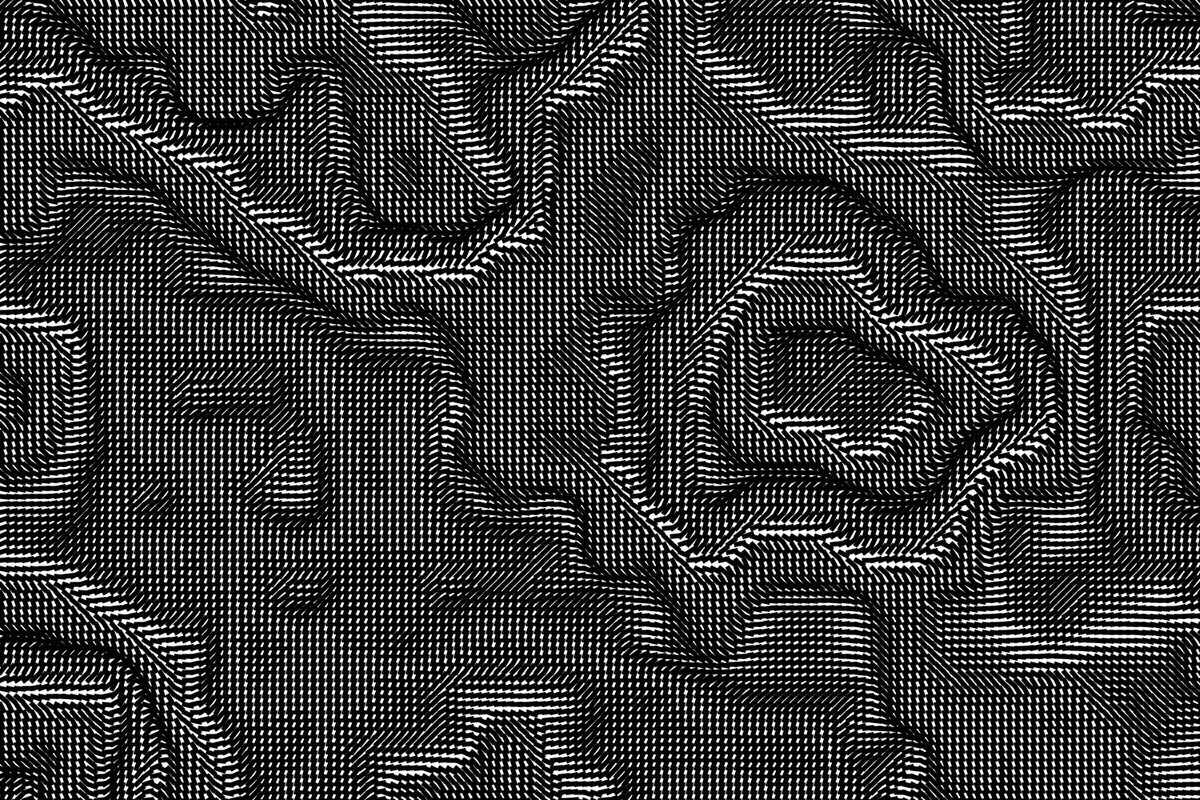
Frame 1 (no input)
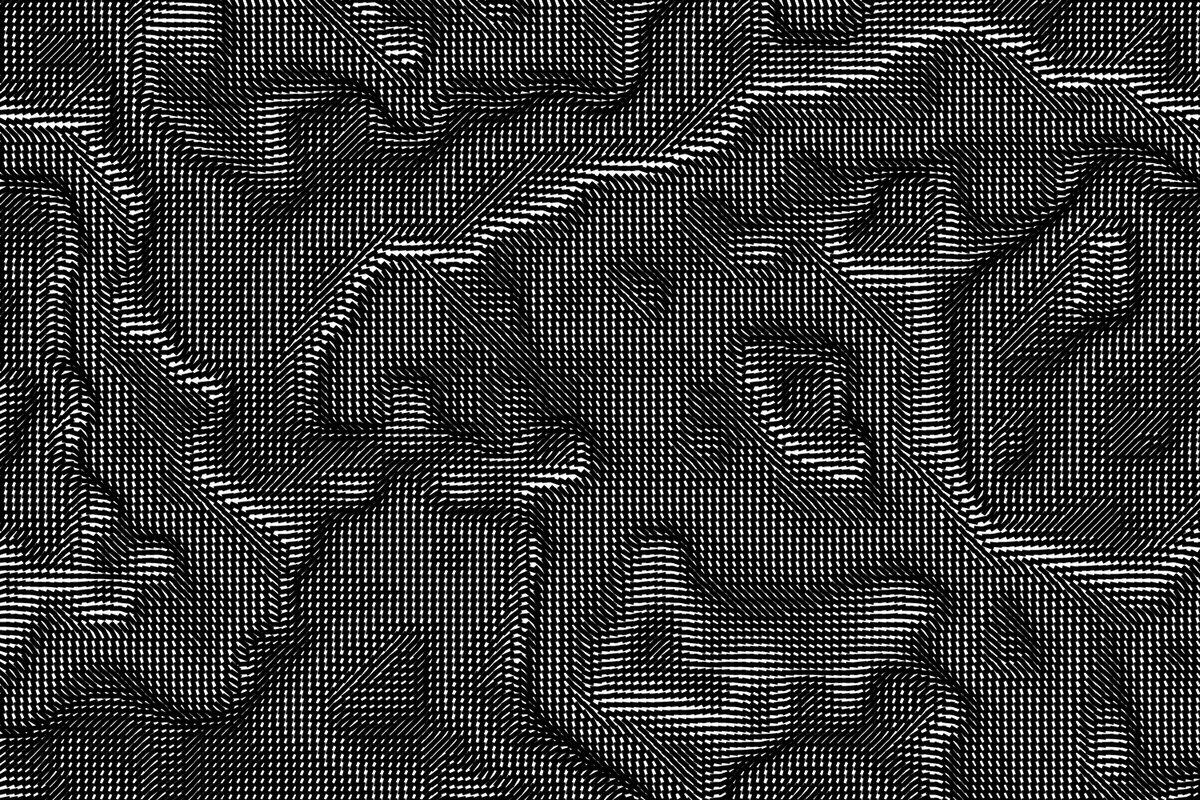
Frame 60 (the mouse pressed at the canvas centre just before this capture)
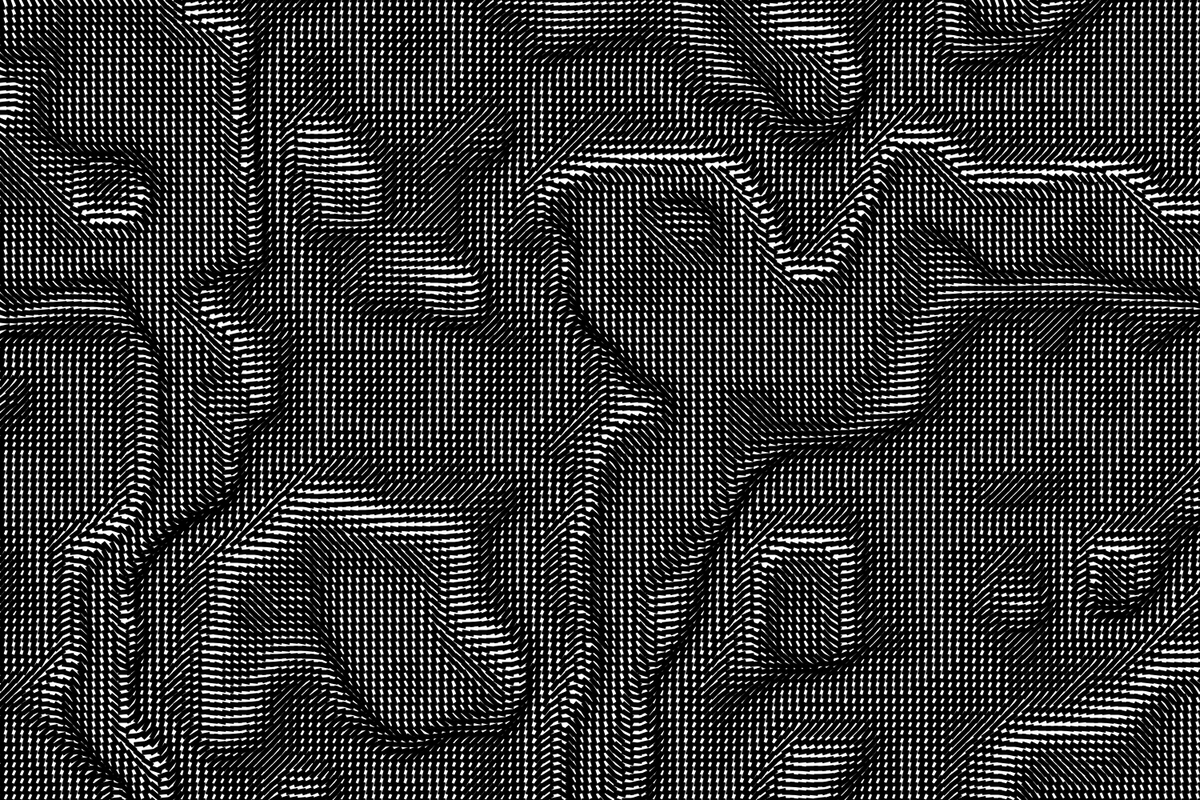
Frame 120 (the mouse held since frame 60 and released just before this capture)

The Processing sketch that drew these frames (run headless with seeded random() and noise(); from frame 60 on, the mouse is pressed at the canvas centre):

// Processing sketch: rotGrid
// ── rotGrid.pde
int lineSize = 10;
float n;
float cx;
float cy;
float val;
float factor = 0.01;

void setup(){
  size(1500, 1000);
  smooth();
  shapeMode(CENTER);
  strokeCap(PROJECT);
}

void draw(){
  background(255);
  lineSize = 10;
  strokeWeight(6.0);
  stroke(0);
  factor = 0.02;
  for(int i = 0; i < width/lineSize+2; i++){
    for(int j = 0; j < height/lineSize+2; j++){
      pushMatrix();
      translate(lineSize*i, lineSize*j);
      n = noise(j * factor, i * factor, frameCount*0.01) *  4;
      n = (n - int(n)) * 3;
      cx = cos(n);
      cy = sin(n);
      val = map(cx * cy, 5.2, 1.48, 0, 9);
      rotate(val);
      shapeMode(CENTER);
      line(0, 0, lineSize, 0);
      popMatrix();
    }
  }
  println(frameRate);
}
